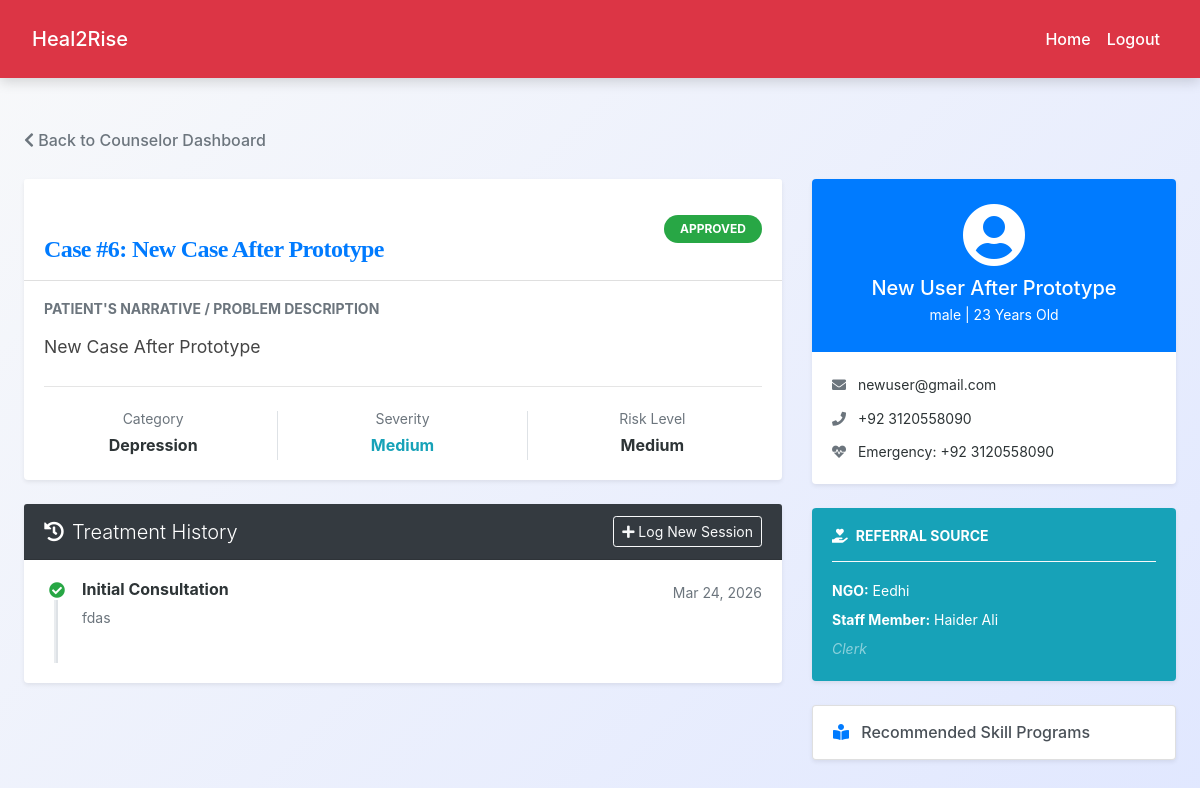
Screenshot of /counselor/view_case.php?id=6 (signed in) with the database file from the repository.
### tables this page shows
CREATE TABLE `cases` (
  `id` int(11) NOT NULL,
  `case_title` varchar(255) NOT NULL,
  `description` text NOT NULL,
  `user_id` int(11) NOT NULL,
  `assigned_ngo_id` int(11) DEFAULT NULL,
  `assigned_staff_id` int(11) DEFAULT NULL,
  `status` enum('pending','approved','rejected','closed') NOT NULL DEFAULT 'pending',
  `problem_category` text DEFAULT NULL,
  `severity` varchar(50) DEFAULT NULL,
  `risk_level` varchar(50) DEFAULT NULL,
  `created_at` datetime DEFAULT current_timestamp(),
  `closed_at` datetime DEFAULT NULL
);

CREATE TABLE `counseling_sessions` (
  `id` int(11) NOT NULL,
  `case_id` int(11) NOT NULL,
  `counselor_id` int(11) NOT NULL,
  `session_date` datetime NOT NULL,
  `session_type` varchar(50) NOT NULL,
  `duration_minutes` int(11) DEFAULT NULL,
  `notes` text DEFAULT NULL,
  `next_session` datetime DEFAULT NULL,
  `meeting_link` varchar(255) DEFAULT NULL,
  `created_at` datetime DEFAULT current_timestamp()
);

CREATE TABLE `users` (
  `id` int(11) NOT NULL,
  `name` varchar(255) DEFAULT NULL,
  `email` varchar(255) NOT NULL,
  `password` varchar(255) NOT NULL,
  `phone` varchar(50) DEFAULT NULL,
  `emergency_contact` varchar(255) DEFAULT NULL,
  `role` enum('user','counselor','psychiatrist') NOT NULL DEFAULT 'user',
  `gender` varchar(50) DEFAULT NULL,
  `age` int(11) DEFAULT NULL,
  `status` enum('active','pending','blocked') DEFAULT 'pending',
  `created_at` datetime DEFAULT current_timestamp()
);

CREATE TABLE `ngos` (
  `id` int(11) NOT NULL,
  `ngo_name` varchar(200) NOT NULL,
  `registration_number` varchar(100) DEFAULT NULL,
  `address` text DEFAULT NULL,
  `contact_person` varchar(100) DEFAULT NULL,
  `phone` varchar(20) DEFAULT NULL,
  `email` varchar(100) NOT NULL,
  `password` varchar(255) NOT NULL,
  `service_areas` text DEFAULT NULL,
  `capacity` int(11) DEFAULT 50,
  `status` enum('verified','pending','blocked') DEFAULT 'pending',
  `created_at` datetime DEFAULT current_timestamp()
);

CREATE TABLE `team_members` (
  `id` int(11) NOT NULL,
  `full_name` varchar(100) NOT NULL,
  `email` varchar(100) NOT NULL,
  `phone` varchar(20) DEFAULT NULL,
  `password_hash` varchar(255) NOT NULL,
  `designation` varchar(50) NOT NULL,
  `qualification` text DEFAULT NULL,
  `experience_years` int(11) DEFAULT 0,
  `status` enum('active','inactive') DEFAULT 'active',
  `created_at` datetime DEFAULT current_timestamp()
);

### counselor/view_case.php (the view, shortened to what this page needs)
<?php
include('../config.php');
$counselor_id = $_SESSION["id"];
$case_id = intval($_GET['id']);
$query = "
    SELECT c.*,
           u.name AS patient_name, u.email AS patient_email, u.phone AS patient_phone,
           u.gender, u.age, u.emergency_contact,
           tm.full_name AS referred_by_staff, tm.designation AS staff_role,
           n.ngo_name, n.phone AS ngo_contact
    FROM case_counselor cc
    JOIN cases c ON cc.case_id = c.id
    JOIN users u ON c.user_id = u.id
    JOIN team_members tm ON cc.recommended_by = tm.id
    LEFT JOIN ngos n ON c.assigned_ngo_id = n.id
    WHERE cc.case_id = ? AND cc.counselor_id = ?
";
$stmt = $conn->prepare($query);
$stmt->bind_param("ii", $case_id, $counselor_id);
$stmt->execute();
$case = $stmt->get_result()->fetch_assoc();
$session_query = "SELECT * FROM counseling_sessions WHERE case_id = ? AND counselor_id = ? ORDER BY session_date DESC";
$stmt = $conn->prepare($session_query);
$stmt->bind_param("ii", $case_id, $counselor_id);
$stmt->execute();
$sessions = $stmt->get_result();
?>
<!DOCTYPE html>
<html lang="en">
<head>
    <link rel="stylesheet" href="https://cdn.jsdelivr.net/npm/bootstrap@4.6.2/dist/css/bootstrap.min.css">
    <link rel="stylesheet" href="https://cdnjs.cloudflare.com/ajax/libs/font-awesome/5.15.4/css/all.min.css">
    <link rel="stylesheet" href="../css/style.css">
</head>
<body class="bg-light">
<?php include('navbar.php'); ?>
<div class="container py-5">
    <div class="mb-4">
        <a href="dashboard.php" class="text-secondary"><i class="fas fa-chevron-left"></i> Back to Counselor Dashboard</a>
    </div>
    <div class="row">
        <div class="col-lg-8">
            <div class="card shadow-sm border-0 mb-4">
                <div class="card-header bg-white py-3">
                    <div class="d-flex justify-content-between align-items-center">
                        <h4 class="mb-0 font-weight-bold text-primary">Case #<?= $case['id'] ?>: <?= htmlspecialchars($case['case_title']) ?></h4>
                        <span class="badge badge-pill badge-<?= ($case['status'] == 'closed') ? 'secondary' : 'success' ?> px-3 py-2">
                            <?= strtoupper($case['status']) ?>
                        </span>
                    </div>
                </div>
                <div class="card-body">
                    <h6 class="text-uppercase text-muted font-weight-bold small">Patient's Narrative / Problem Description</h6>
                    <p class="mt-3" style="line-height: 1.6; font-size: 1.1rem; color: #444;">
                        <?= nl2br(htmlspecialchars($case['description'])) ?>
                    </p>
                    <hr class="my-4">
                    <div class="row text-center">
                        <div class="col-4 border-right">
                            <h6 class="text-muted small mb-1">Category</h6>
                            <p class="font-weight-bold mb-0"><?= htmlspecialchars($case['problem_category'] ?? 'General') ?></p>
                        </div>
                        <div class="col-4 border-right">
                            <h6 class="text-muted small mb-1">Severity</h6>
                            <p class="font-weight-bold mb-0 text-<?= ($case['severity'] == 'High') ? 'danger' : 'info' ?>">
                                <?= htmlspecialchars($case['severity'] ?? 'N/A') ?>
                            </p>
                        </div>
                        <div class="col-4">
                            <h6 class="text-muted small mb-1">Risk Level</h6>
                            <p class="font-weight-bold mb-0"><?= htmlspecialchars($case['risk_level'] ?? 'N/A') ?></p>
                        </div>
                    </div>
                </div>
            </div>
            <div class="card shadow-sm border-0">
                <div class="card-header bg-dark text-white d-flex justify-content-between align-items-center">
                    <h5 class="mb-0 font-weight-light"><i class="fas fa-history mr-2"></i>Treatment History</h5>
                    <a href="manage_sessions.php?case_id=<?= $case['id'] ?>" class="btn btn-sm btn-outline-light">
                        <i class="fas fa-plus"></i> Log New Session
                    </a>
                </div>
                <div class="card-body">
                    <?php if ($sessions->num_rows > 0): ?>
                        <div class="timeline-wrapper">
                            <?php while($sess = $sessions->fetch_assoc()): ?>
                                <div class="pb-4 border-left pl-4 position-relative" style="border-width: 2px !important;">
                                    <i class="fas fa-check-circle text-success position-absolute" style="left: -11px; top: 0; background: white; padding: 2px;"></i>
                                    <div class="d-flex justify-content-between">
                                        <h6 class="font-weight-bold mb-1"><?= htmlspecialchars($sess['session_type']) ?></h6>
                                        <span class="small text-muted"><?= date('M d, Y', strtotime($sess['session_date'])) ?></span>
                                    </div>
                                    <p class="text-muted small mb-2"><?= nl2br(htmlspecialchars($sess['notes'])) ?></p>
                                </div>
                            <?php endwhile; ?>
                        </div>
                    <?php else: ?>
                        <div class="text-center py-4">
                            <p class="text-muted mb-0">No therapy sessions have been recorded for this case yet.</p>
                        </div>
                    <?php endif; ?>
                </div>
            </div>
        </div>
        <div class="col-lg-4">
            <div class="card shadow-sm border-0 mb-4 overflow-hidden">
                <div class="bg-primary py-4 text-center text-white">
                    <i class="fas fa-user-circle fa-4x"></i>
                    <h5 class="mt-2 mb-0"><?= htmlspecialchars($case['patient_name']) ?></h5>
                    <small><?= htmlspecialchars($case['gender']) ?> | <?= $case['age'] ?> Years Old</small>
                </div>
                <div class="card-body">
                    <p class="small mb-2"><i class="fas fa-envelope mr-2 text-muted"></i> <?= htmlspecialchars($case['patient_email']) ?></p>
                    <p class="small mb-2"><i class="fas fa-phone mr-2 text-muted"></i> <?= htmlspecialchars($case['patient_phone'] ?? 'N/A') ?></p>
                    <p class="small mb-0"><i class="fas fa-heartbeat mr-2 text-muted"></i> Emergency: <?= htmlspecialchars($case['emergency_contact'] ?? 'None') ?></p>
                </div>
            </div>
            <div class="card shadow-sm border-0 mb-4 bg-info text-white">
                <div class="card-body">
                    <h6 class="font-weight-bold text-uppercase small"><i class="fas fa-hand-holding-heart mr-2"></i>Referral Source</h6>
                    <hr class="border-light">
                    <p class="small mb-1"><strong>NGO:</strong> <?= htmlspecialchars($case['ngo_name']) ?></p>
                    <p class="small mb-1"><strong>Staff Member:</strong> <?= htmlspecialchars($case['referred_by_staff']) ?></p>
                    <p class="small mb-0 text-white-50 font-italic"><?= htmlspecialchars($case['staff_role']) ?></p>
                </div>
            </div>
            <div class="list-group shadow-sm border-0">
                <a href="manage_programs.php" class="list-group-item list-group-item-action">
                    <i class="fas fa-book-reader mr-2 text-primary"></i> Recommended Skill Programs
                </a>
            </div>
        </div>
    </div>
</div>
</body>
</html>

### css/style.css (style rules this page uses)
:root { --primary: #007bff; --secondary: #6c757d; --success: #28a745; --info: #17a2b8; --warning: #ffc107; --danger: #dc3545; --light: #f8f9fa; --dark: #2d3436; --accent: #ff6f61; --highlight: #6f42c1; --shadow: rgba(0, 0, 0, 0.15); --transition: all 0.3s ease-in-out; }
body { font-family: 'Inter', 'Segoe UI', Tahoma, Geneva, Verdana, sans-serif; background: linear-gradient(135deg, var(--light) 0%, #e0e7ff 100%); color: var(--dark); line-height: 1.8; margin: 0; padding: 0; min-height: 100vh; font-size: 16px; }
h1, h2, h3, h4 { text-align: center; margin: 2.5rem 0; font-family: 'Georgia', 'Times New Roman', serif; color: var(--dark); font-weight: 700; letter-spacing: -0.025em; }
h4 { font-size: 1.5rem; }
.container { max-width: 1200px; margin: 0 auto 3rem; padding: 0 1.5rem; }
a { color: var(--primary); text-decoration: none; font-weight: 500; transition: var(--transition); }

### counselor/view_case.php (style rules this page uses)
.timeline-wrapper { border-left: 2px solid #e9ecef; margin-left: 10px; }

### rows the page displays
cases: id "6", case_title "New Case After Prototype", status "APPROVED", description "New Case After Prototype", problem_category "Depression", severity "Medium", risk_level "Medium", user.name "New User After Prototype", user.gender "male", user.age "23", user.email "newuser@gmail.com", user.phone "+92 3120558090", user.emergency_contact "+92 3120558090", assigned_ngo.ngo_name "Eedhi", team_members.full_name "Haider Ali", team_members.designation "Clerk"
counseling_sessions: session_type "Initial Consultation", session_date "Mar 24, 2026", notes "fdas"
